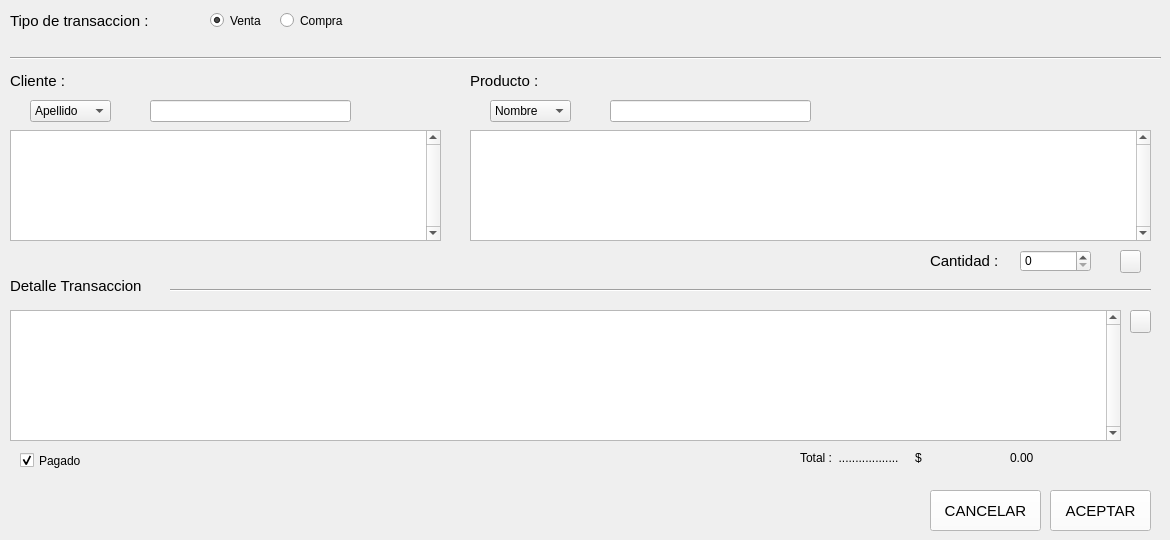
    <widget class="QWidget" name="tab_Transacciones">
     <attribute name="icon">
      <iconset>
       <normalon>../Img/Shoppingbag32.png</normalon>
      </iconset>
     </attribute>
     <attribute name="title">
      <string>Transacciones</string>
     </attribute>
     <widget class="QRadioButton" name="rbCompra_t">
      <property name="geometry">
       <rect>
        <x>280</x>
        <y>12</y>
        <width>81</width>
        <height>17</height>
       </rect>
      </property>
      <property name="font">
       <font>
        <family>MS Shell Dlg 2</family>
        <pointsize>9</pointsize>
        <weight>50</weight>
        <italic>false</italic>
        <bold>false</bold>
       </font>
      </property>
      <property name="styleSheet">
       <string notr="true">font: 9pt &quot;MS Shell Dlg 2&quot;;</string>
      </property>
      <property name="text">
       <string>Compra</string>
      </property>
     </widget>
     <widget class="QRadioButton" name="rbVenta_t">
      <property name="geometry">
       <rect>
        <x>210</x>
        <y>12</y>
        <width>61</width>
        <height>17</height>
       </rect>
      </property>
      <property name="font">
       <font>
        <family>MS Shell Dlg 2</family>
        <pointsize>9</pointsize>
        <weight>50</weight>
        <italic>false</italic>
        <bold>false</bold>
       </font>
      </property>
      <property name="styleSheet">
       <string notr="true">font: 9pt &quot;MS Shell Dlg 2&quot;;</string>
      </property>
      <property name="text">
       <string>Venta</string>
      </property>
      <property name="checked">
       <bool>true</bool>
      </property>
     </widget>
     <widget class="QLineEdit" name="txtFilterCliente_t">
      <property name="geometry">
       <rect>
        <x>150</x>
        <y>100</y>
        <width>201</width>
        <height>22</height>
       </rect>
      </property>
      <property name="font">
       <font>
        <family>MS Shell Dlg 2</family>
        <pointsize>9</pointsize>
        <weight>50</weight>
        <italic>false</italic>
        <bold>false</bold>
       </font>
      </property>
      <property name="styleSheet">
       <string notr="true">font: 9pt &quot;MS Shell Dlg 2&quot;;</string>
      </property>
     </widget>
     <widget class="QComboBox" name="cbFilterCliente_t">
      <property name="geometry">
       <rect>
        <x>30</x>
        <y>100</y>
        <width>81</width>
        <height>22</height>
       </rect>
      </property>
      <property name="font">
       <font>
        <family>MS Shell Dlg 2</family>
        <pointsize>9</pointsize>
        <weight>50</weight>
        <italic>false</italic>
        <bold>false</bold>
       </font>
      </property>
      <property name="styleSheet">
       <string notr="true">font: 9pt &quot;MS Shell Dlg 2&quot;;</string>
      </property>
      <item>
       <property name="text">
        <string>Apellido</string>
       </property>
      </item>
      <item>
       <property name="text">
        <string>Nombre</string>
       </property>
      </item>
     </widget>
     <widget class="QTableView" name="tvProductos_t">
      <property name="geometry">
       <rect>
        <x>470</x>
        <y>130</y>
        <width>681</width>
        <height>111</height>
       </rect>
      </property>
      <property name="styleSheet">
       <string notr="true">font: 9pt &quot;MS Shell Dlg 2&quot;;</string>
      </property>
      <property name="verticalScrollBarPolicy">
       <enum>Qt::ScrollBarAlwaysOn</enum>
      </property>
      <property name="horizontalScrollBarPolicy">
       <enum>Qt::ScrollBarAlwaysOff</enum>
      </property>
      <attribute name="verticalHeaderVisible">
       <bool>false</bool>
      </attribute>
      <attribute name="verticalHeaderHighlightSections">
       <bool>false</bool>
      </attribute>
     </widget>
     <widget class="QLineEdit" name="txtFilterProducto_t">
      <property name="geometry">
       <rect>
        <x>610</x>
        <y>100</y>
        <width>201</width>
        <height>22</height>
       </rect>
      </property>
      <property name="font">
       <font>
        <family>MS Shell Dlg 2</family>
        <pointsize>9</pointsize>
        <weight>50</weight>
        <italic>false</italic>
        <bold>false</bold>
       </font>
      </property>
      <property name="styleSheet">
       <string notr="true">font: 9pt &quot;MS Shell Dlg 2&quot;;</string>
      </property>
     </widget>
     <widget class="QComboBox" name="cbFilterProducto_t">
      <property name="geometry">
       <rect>
        <x>490</x>
        <y>100</y>
        <width>81</width>
        <height>22</height>
       </rect>
      </property>
      <property name="font">
       <font>
        <family>MS Shell Dlg 2</family>
        <pointsize>9</pointsize>
        <weight>50</weight>
        <italic>false</italic>
        <bold>false</bold>
       </font>
      </property>
      <property name="styleSheet">
       <string notr="true">font: 9pt &quot;MS Shell Dlg 2&quot;;</string>
      </property>
      <item>
       <property name="text">
        <string>Nombre</string>
       </property>
      </item>
      <item>
       <property name="text">
        <string>Marca</string>
       </property>
      </item>
      <item>
       <property name="text">
        <string>Precio de Venta</string>
       </property>
      </item>
      <item>
       <property name="text">
        <string>Precio Compra</string>
       </property>
      </item>
     </widget>
     <widget class="QSpinBox" name="sbCantidadProducto_t">
      <property name="geometry">
       <rect>
        <x>1020</x>
        <y>250</y>
        <width>71</width>
        <height>22</height>
       </rect>
      </property>
      <property name="font">
       <font>
        <family>MS Shell Dlg 2</family>
        <pointsize>9</pointsize>
        <weight>50</weight>
        <italic>false</italic>
        <bold>false</bold>
       </font>
      </property>
      <property name="styleSheet">
       <string notr="true">font: 9pt &quot;MS Shell Dlg 2&quot;;</string>
      </property>
     </widget>
     <widget class="QTableView" name="tvDetalleTransaccion_t">
      <property name="geometry">
       <rect>
        <x>10</x>
        <y>310</y>
        <width>1111</width>
        <height>131</height>
       </rect>
      </property>
      <property name="styleSheet">
       <string notr="true">font: 9pt &quot;MS Shell Dlg 2&quot;;</string>
      </property>
      <property name="verticalScrollBarPolicy">
       <enum>Qt::ScrollBarAlwaysOn</enum>
      </property>
      <property name="horizontalScrollBarPolicy">
       <enum>Qt::ScrollBarAlwaysOff</enum>
      </property>
      <attribute name="verticalHeaderVisible">
       <bool>false</bool>
      </attribute>
      <attribute name="verticalHeaderHighlightSections">
       <bool>false</bool>
      </attribute>
     </widget>
     <widget class="QPushButton" name="btnSumarProducto_t">
      <property name="geometry">
       <rect>
        <x>1120</x>
        <y>250</y>
        <width>21</width>
        <height>23</height>
       </rect>
      </property>
      <property name="text">
       <string/>
      </property>
      <property name="icon">
       <iconset>
        <normaloff>../Img/mas.png</normaloff>../Img/mas.png</iconset>
      </property>
     </widget>
     <widget class="QPushButton" name="btnRestarProducto_t">
      <property name="geometry">
       <rect>
        <x>1130</x>
        <y>310</y>
        <width>21</width>
        <height>23</height>
       </rect>
      </property>
      <property name="text">
       <string/>
      </property>
      <property name="icon">
       <iconset>
        <normaloff>../Img/menos.png</normaloff>../Img/menos.png</iconset>
      </property>
     </widget>
     <widget class="QPushButton" name="btnAceptar_t">
      <property name="geometry">
       <rect>
        <x>1050</x>
        <y>490</y>
        <width>101</width>
        <height>41</height>
       </rect>
      </property>
      <property name="font">
       <font>
        <family>Segoe UI</family>
        <pointsize>11</pointsize>
        <weight>9</weight>
        <italic>false</italic>
        <bold>false</bold>
       </font>
      </property>
      <property name="styleSheet">
       <string notr="true">background-color: rgb(255, 255, 255);</string>
      </property>
      <property name="text">
       <string>ACEPTAR</string>
      </property>
      <property name="icon">
       <iconset>
        <normaloff>../Img/Accept32.png</normaloff>../Img/Accept32.png</iconset>
      </property>
      <property name="iconSize">
       <size>
        <width>20</width>
        <height>20</height>
       </size>
      </property>
     </widget>
     <widget class="QPushButton" name="btnCancelar_t">
      <property name="geometry">
       <rect>
        <x>930</x>
        <y>490</y>
        <width>111</width>
        <height>41</height>
       </rect>
      </property>
      <property name="font">
       <font>
        <family>Segoe UI</family>
        <pointsize>11</pointsize>
        <weight>9</weight>
        <italic>false</italic>
        <bold>false</bold>
       </font>
      </property>
      <property name="styleSheet">
       <string notr="true">background-color: rgb(255, 255, 255);</string>
      </property>
      <property name="text">
       <string>CANCELAR</string>
      </property>
      <property name="icon">
       <iconset>
        <normaloff>../Img/cancelar.png</normaloff>../Img/cancelar.png</iconset>
      </property>
      <property name="iconSize">
       <size>
        <width>20</width>
        <height>20</height>
       </size>
      </property>
     </widget>
     <widget class="Line" name="line1_t">
      <property name="geometry">
       <rect>
        <x>10</x>
        <y>50</y>
        <width>1151</width>
        <height>16</height>
       </rect>
      </property>
      <property name="orientation">
       <enum>Qt::Horizontal</enum>
      </property>
     </widget>
     <widget class="Line" name="line2_t">
      <property name="geometry">
       <rect>
        <x>170</x>
        <y>280</y>
        <width>981</width>
        <height>20</height>
       </rect>
      </property>
      <property name="orientation">
       <enum>Qt::Horizontal</enum>
      </property>
     </widget>
     <widget class="QLabel" name="label1_t">
      <property name="geometry">
       <rect>
        <x>10</x>
        <y>10</y>
        <width>181</width>
        <height>21</height>
       </rect>
      </property>
      <property name="font">
       <font>
        <family>Segoe UI</family>
        <pointsize>11</pointsize>
        <weight>9</weight>
        <italic>false</italic>
        <bold>false</bold>
       </font>
      </property>
      <property name="text">
       <string>Tipo de transaccion : </string>
      </property>
     </widget>
     <widget class="QLabel" name="label2_t">
      <property name="geometry">
       <rect>
        <x>10</x>
        <y>70</y>
        <width>71</width>
        <height>21</height>
       </rect>
      </property>
      <property name="font">
       <font>
        <family>Segoe UI</family>
        <pointsize>11</pointsize>
        <weight>9</weight>
        <italic>false</italic>
        <bold>false</bold>
       </font>
      </property>
      <property name="text">
       <string>Cliente : </string>
      </property>
     </widget>
     <widget class="QLabel" name="label3_t">
      <property name="geometry">
       <rect>
        <x>470</x>
        <y>70</y>
        <width>81</width>
        <height>21</height>
       </rect>
      </property>
      <property name="font">
       <font>
        <family>Segoe UI</family>
        <pointsize>11</pointsize>
        <weight>9</weight>
        <italic>false</italic>
        <bold>false</bold>
       </font>
      </property>
      <property name="text">
       <string>Producto : </string>
      </property>
     </widget>
     <widget class="QLabel" name="label4_t">
      <property name="geometry">
       <rect>
        <x>10</x>
        <y>275</y>
        <width>171</width>
        <height>21</height>
       </rect>
      </property>
      <property name="font">
       <font>
        <family>Segoe UI</family>
        <pointsize>11</pointsize>
        <weight>9</weight>
        <italic>false</italic>
        <bold>false</bold>
       </font>
      </property>
      <property name="text">
       <string>Detalle Transaccion </string>
      </property>
     </widget>
     <widget class="QLabel" name="label5_t">
      <property name="geometry">
       <rect>
        <x>930</x>
        <y>250</y>
        <width>81</width>
        <height>21</height>
       </rect>
      </property>
      <property name="font">
       <font>
        <family>Segoe UI</family>
        <pointsize>11</pointsize>
        <weight>9</weight>
        <italic>false</italic>
        <bold>false</bold>
       </font>
      </property>
      <property name="text">
       <string>Cantidad :</string>
      </property>
     </widget>
     <widget class="QTableView" name="tvClientes_t">
      <property name="geometry">
       <rect>
        <x>10</x>
        <y>130</y>
        <width>431</width>
        <height>111</height>
       </rect>
      </property>
      <property name="styleSheet">
       <string notr="true">font: 9pt &quot;MS Shell Dlg 2&quot;;</string>
      </property>
      <property name="verticalScrollBarPolicy">
       <enum>Qt::ScrollBarAlwaysOn</enum>
      </property>
      <property name="horizontalScrollBarPolicy">
       <enum>Qt::ScrollBarAlwaysOff</enum>
      </property>
      <attribute name="verticalHeaderHighlightSections">
       <bool>false</bool>
      </attribute>
     </widget>
     <widget class="QLabel" name="label_2">
      <property name="geometry">
       <rect>
        <x>800</x>
        <y>450</y>
        <width>201</width>
        <height>16</height>
       </rect>
      </property>
      <property name="styleSheet">
       <string notr="true">font: 16pt &quot;Franklin Gothic Demi&quot;;</string>
      </property>
      <property name="text">
       <string>Total :  ..................     $</string>
      </property>
     </widget>
     <widget class="QLabel" name="label_3">
      <property name="geometry">
       <rect>
        <x>130</x>
        <y>100</y>
        <width>21</width>
        <height>16</height>
       </rect>
      </property>
      <property name="font">
       <font>
        <family>Segoe UI</family>
        <pointsize>11</pointsize>
        <weight>9</weight>
        <italic>false</italic>
        <bold>false</bold>
       </font>
      </property>
      <property name="text">
       <string>&lt;html&gt;
&lt;head/&gt;
&lt;body&gt;
&lt;IMG SRC=&quot;../Img/buscar.png&quot; width=&quot;16&quot; height=&quot;16&quot;&gt;
&lt;/body&gt;
&lt;/html&gt;</string>
      </property>
     </widget>
     <widget class="QLabel" name="label_4">
      <property name="geometry">
       <rect>
        <x>590</x>
        <y>100</y>
        <width>21</width>
        <height>16</height>
       </rect>
      </property>
      <property name="font">
       <font>
        <family>Segoe UI</family>
        <pointsize>11</pointsize>
        <weight>9</weight>
        <italic>false</italic>
        <bold>false</bold>
       </font>
      </property>
      <property name="text">
       <string>&lt;html&gt;
&lt;head/&gt;
&lt;body&gt;
&lt;IMG SRC=&quot;../Img/buscar.png&quot; width=&quot;16&quot; height=&quot;16&quot;&gt;
&lt;/body&gt;
&lt;/html&gt;</string>
      </property>
     </widget>
     <widget class="QCheckBox" name="cbEstado_t">
      <property name="geometry">
       <rect>
        <x>20</x>
        <y>450</y>
        <width>91</width>
        <height>21</height>
       </rect>
      </property>
      <property name="autoFillBackground">
       <bool>false</bool>
      </property>
      <property name="text">
       <string>Pagado</string>
      </property>
      <property name="checked">
       <bool>true</bool>
      </property>
      <property name="tristate">
       <bool>false</bool>
      </property>
     </widget>
     <widget class="QLabel" name="lblTotal">
      <property name="geometry">
       <rect>
        <x>1010</x>
        <y>447</y>
        <width>81</width>
        <height>21</height>
       </rect>
      </property>
      <property name="styleSheet">
       <string notr="true">font: 16pt &quot;Franklin Gothic Demi&quot;;</string>
      </property>
      <property name="text">
       <string>0.00</string>
      </property>
     </widget>
    </widget>
